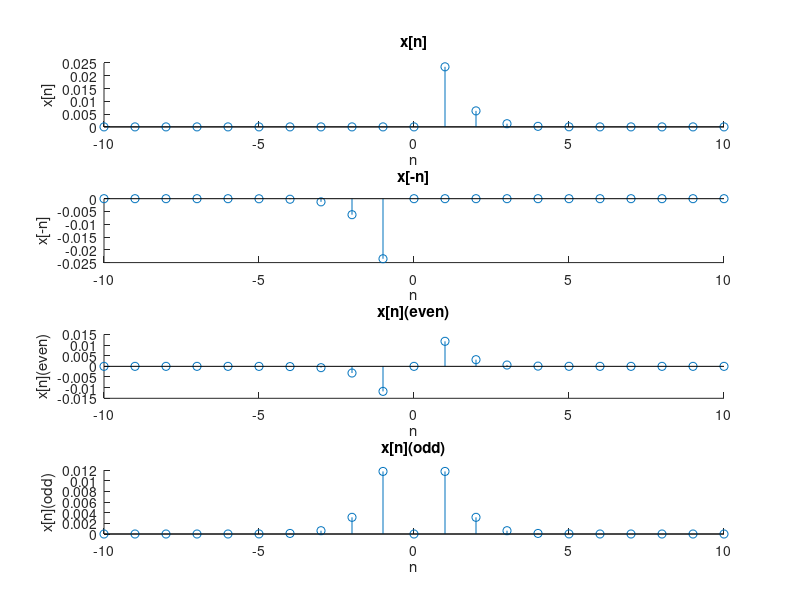

The MATLAB source for this figure:
%Name:Junpeng Gai
%SID:40009896

n=-10:10;
% initialize all elements to zero.
x1=zeros(1,21); % define length of x1 -10:10 all together are 21

x2=zeros(1,21);  % define length of x2 -10:10 all together are 21

for i=0:10
    x1(i+11)=exp(-2.*abs(i)).*sin( (2*pi/36).*i);
    %for 0:10 which are the 11th to 21st element in this array;
    x2(11-i)=exp(-2.*abs(-i)).*sin( (2*pi/36).*(-i));
    %for -10:0 which are the 1st to 11th element in this array;
end 

x3=(x1+x2)/2; %get even component from above array=(1:21) correspoending to n=-10:10
x4=(x1-x2)/2 ;  %get even component from above array=(1:21) correspoending to n=-10:10
subplot(4,1,1)   %plot the x[n]
hold on
title('x[n]')   %set the tittle
xlabel('n')     %set label for x
ylabel('x[n]')  %set label for y
stem(n,x1)
hold off
subplot(4,1,2)  %plot the x[-n]
hold on
title('x[-n]')   %set the tittle
xlabel('n')     %set label for x
ylabel('x[-n]')  %set label for y
stem(n,x2)
hold off
subplot(4,1,3)  %plot the x[n](even)
hold on
title('x[n](even)')   %set the tittle
xlabel('n')     %set label for x
ylabel('x[n](even)')  %set label for y
stem(n,x3)
hold off
subplot(4,1,4)  %plot the x[n](odd)
hold on
title('x[n](odd)')   %set the tittle
xlabel('n')     %set label for x
ylabel('x[n](odd)')  %set label for y
stem(n,x4)
hold off

